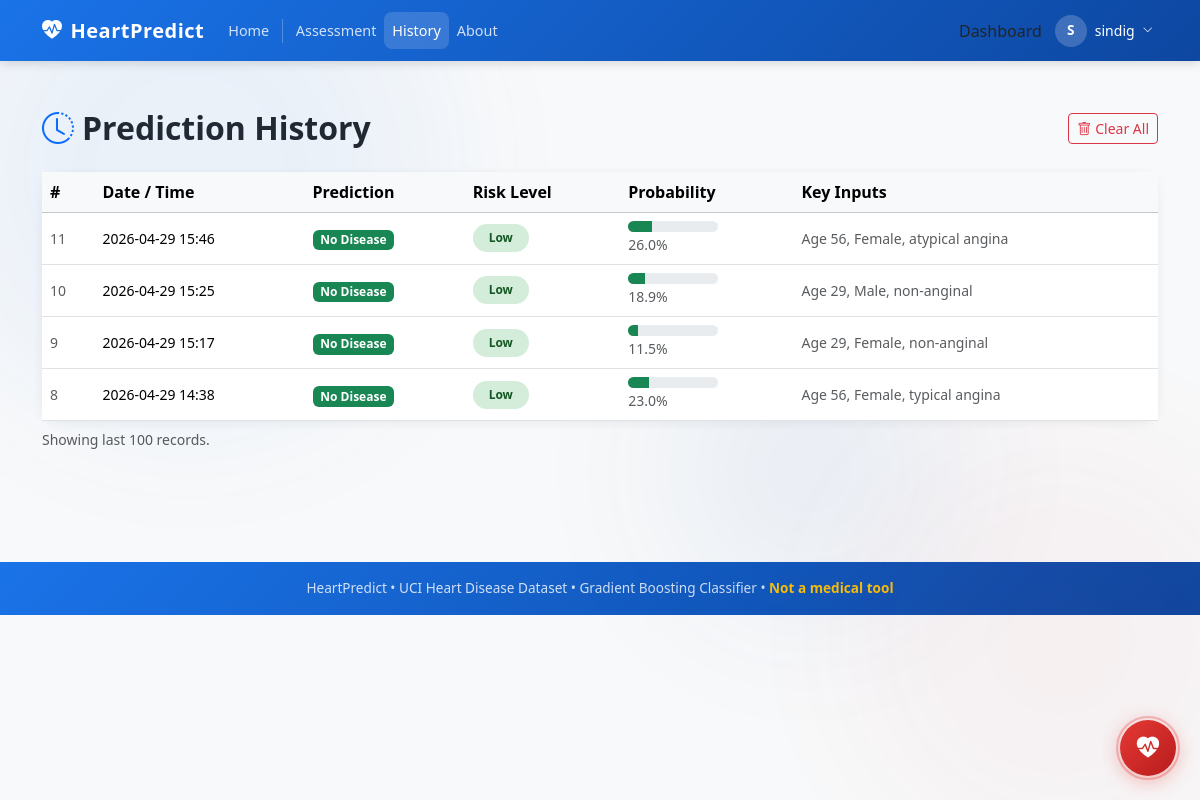
/history (signed in), run on an earlier commit of the app's database.
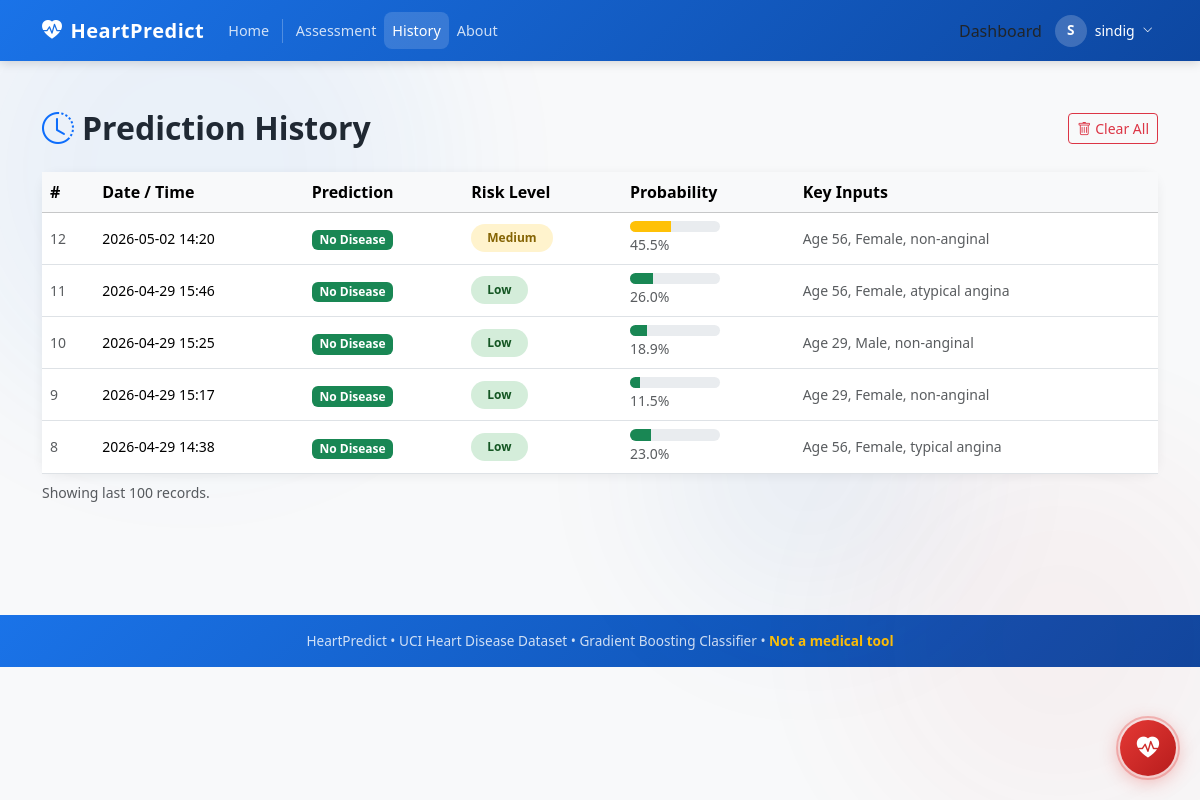
And on a later commit of the database.
### models.py (models this page shows, shortened)
class User(db.Model):
    __tablename__ = "users"
    id           = db.Column(db.Integer, primary_key=True)
    username     = db.Column(db.String(80), unique=True, nullable=False)
    email        = db.Column(db.String(120), unique=True, nullable=False)
    password_hash = db.Column(db.String(256), nullable=False)
    role         = db.Column(db.String(20), nullable=False, default='user')
    status       = db.Column(db.String(20), nullable=False, default='active')
    created_at   = db.Column(db.DateTime, default=datetime.utcnow)
    approved_at  = db.Column(db.DateTime, nullable=True)

class Prediction(db.Model):
    __tablename__ = "predictions"
    id           = db.Column(db.Integer, primary_key=True)
    user_id      = db.Column(db.Integer, db.ForeignKey('users.id'), nullable=True)
    created_at   = db.Column(db.DateTime, default=datetime.utcnow)
    input_data   = db.Column(db.Text, nullable=False)
    prediction   = db.Column(db.Integer, nullable=False)
    probability  = db.Column(db.Float, nullable=False)
    risk_level   = db.Column(db.String(20), nullable=False)
    def to_dict(self):
        import json
        return {
            "id":          self.id,
            "created_at":  self.created_at.strftime("%Y-%m-%d %H:%M"),
            "input_data":  json.loads(self.input_data),
            "prediction":  self.prediction,
            "probability": round(self.probability * 100, 1),
            "risk_level":  self.risk_level,
        }

### app.py (the view)
@app.route("/history")
@login_required
def history():
    if current_user.role == 'admin':
        records = Prediction.query.order_by(Prediction.created_at.desc()).limit(100).all()
    elif current_user.role == 'doctor' and current_user.is_approved_doctor:
        records = Prediction.query.order_by(Prediction.created_at.desc()).limit(100).all()
    else:
        records = Prediction.query.filter_by(user_id=current_user.id).order_by(Prediction.created_at.desc()).limit(100).all()
    return render_template("history.html", records=[r.to_dict() for r in records])

### auth.py (called while the page is built)
@login_manager.user_loader
def load_user(user_id):
    from models import User
    return User.query.get(int(user_id))

### templates/history.html (shortened to what this page needs)
{% extends "base.html" %}
{% block content %}
<div class="container py-5">
  <div class="d-flex justify-content-between align-items-center mb-4">
    <h2 class="fw-bold mb-0">
      <i class="bi bi-clock-history text-primary me-2"></i>Prediction History
    </h2>
    {% if records %}
    <form method="POST" action="{{ url_for('clear_history') }}"
          onsubmit="return confirm('Clear all records?')">
      <button type="submit" class="btn btn-sm btn-outline-danger">
        <i class="bi bi-trash me-1"></i>Clear All
      </button>
    </form>
    {% endif %}
  </div>
  {% if not records %}
    <div class="card text-center p-5 text-muted">
      <i class="bi bi-inbox display-3 mb-3"></i>
      <p class="mb-3">No predictions yet.</p>
      <a href="{{ url_for('predict') }}" class="btn btn-primary">Make First Prediction</a>
    </div>
  {% else %}
    <div class="card">
      <div class="table-responsive">
        <table class="table table-hover align-middle mb-0">
          <thead class="table-light">
            <tr>
              <th>#</th>
              <th>Date / Time</th>
              <th>Prediction</th>
              <th>Risk Level</th>
              <th>Probability</th>
              <th>Key Inputs</th>
            </tr>
          </thead>
          <tbody>
            {% for rec in records %}
            <tr>
              <td class="text-muted small">{{ rec.id }}</td>
              <td class="small">{{ rec.created_at }}</td>
              <td>
                {% if rec.prediction == 1 %}
                  <span class="badge bg-danger">Disease</span>
                {% else %}
                  <span class="badge bg-success">No Disease</span>
                {% endif %}
              </td>
              <td>
                <span class="badge risk-{{ rec.risk_level }} rounded-pill px-3 py-2">
                  {{ rec.risk_level }}
                </span>
              </td>
              <td>
                <div class="progress" style="width:90px; height:.7rem;">
<div class="progress-bar
                      {% if rec.risk_level == 'Low' %}bg-success
                      {% elif rec.risk_level == 'Medium' %}bg-warning
                      {% else %}bg-danger{% endif %}"
                    style="width:{{ rec.probability }}%">
                  </div>
                </div>
                <small class="text-muted">{{ rec.probability }}%</small>
              </td>
              <td class="small text-muted">
                Age {{ rec.input_data.age }},
                {{ rec.input_data.sex }},
                {{ rec.input_data.cp }}
              </td>
            </tr>
            {% endfor %}
          </tbody>
        </table>
      </div>
    </div>
    <p class="text-muted small mt-2">Showing last 100 records.</p>
  {% endif %}
</div>
{% endblock %}

### templates/base.html (shortened to what this page needs)
<!DOCTYPE html>
<html lang="en">
<head>
  <link href="https://cdn.jsdelivr.net/npm/bootstrap@5.3.3/dist/css/bootstrap.min.css"
        rel="stylesheet"/>
  <link href="https://cdn.jsdelivr.net/npm/bootstrap-icons@1.11.3/font/bootstrap-icons.css"
        rel="stylesheet"/>
  <link href="https://unpkg.com/aos@2.3.1/dist/aos.css" rel="stylesheet">
</head>
<body>
<div class="bg-atmosphere">
  <div class="blob"></div>
  <div class="blob"></div>
</div>
<nav class="navbar navbar-expand-lg navbar-dark">
  <div class="container">
    <a href="{{ url_for('index') }}" class="navbar-brand d-flex align-items-center gap-2">
      <i class="bi bi-heart-pulse-fill"></i>
      <span>HeartPredict</span>
    </a>
    <div class="collapse navbar-collapse" id="navMenu">
      <ul class="navbar-nav me-auto">
        <li class="nav-item">
          <a class="nav-link {% if request.endpoint == 'index' %}active{% endif %}"
             href="{{ url_for('index') }}">
            Home
          </a>
        </li>
        {% if current_user.is_authenticated %}
        <li class="nav-item">
          <a class="nav-link {% if request.endpoint == 'predict' %}active{% endif %}"
             href="{{ url_for('predict') }}">
            Assessment
          </a>
        </li>
        <li class="nav-item">
          <a class="nav-link {% if request.endpoint == 'history' %}active{% endif %}"
             href="{{ url_for('history') }}">
            History
          </a>
        </li>
        <li class="nav-item">
          <a class="nav-link {% if request.endpoint == 'about' %}active{% endif %}"
             href="{{ url_for('about') }}">
            About
          </a>
        </li>
        {% endif %}
      </ul>
      {% if current_user.is_authenticated %}
      <div class="d-flex align-items-center gap-2">
        <a href="{{ url_for('dashboard.redirect_dashboard') }}"
           class="nav-link d-none d-lg-block">
          Dashboard
        </a>
        <div class="dropdown">
          <button class="btn btn-link text-white text-decoration-none d-flex align-items-center gap-2 p-1"
                  data-bs-toggle="dropdown" aria-expanded="false">
            <div class="user-avatar">
              {{ current_user.username[0] | upper }}
            </div>
            <span class="d-none d-sm-inline small">{{ current_user.username }}</span>
            <i class="bi bi-chevron-down" style="font-size:0.65rem"></i>
          </button>
        </div>
      </div>
      {% else %}
      <div class="d-flex gap-2">
        <a href="{{ url_for('auth.login') }}" class="btn btn-nav-login">Login</a>
        <a href="{{ url_for('auth.register') }}" class="btn btn-light btn-sm px-3" style="border-radius:0.5rem;font-weight:500">Register</a>
      </div>
      {% endif %}
    </div>
  </div>
</nav>
<main class="pb-5">
  {% block content %}{% endblock %}
</main>
<footer class="py-3 text-center">
  <div class="container">
    <p class="mb-0">
      HeartPredict &bull; UCI Heart Disease Dataset &bull; Gradient Boosting Classifier
      &bull; <span class="text-warning fw-semibold">Not a medical tool</span>
    </p>
  </div>
</footer>
{% if current_user.is_authenticated %}
<div class="chat-fab" id="chatFab">
  <button class="fab-btn" id="chatFabBtn" aria-label="Open Heart Health Assistant">
    <i class="bi bi-heart-pulse-fill"></i>
    <span class="pulse-ring"></span>
  </button>
</div>
{% endif %}
</body>
</html>

### templates/base.html (style rules this page uses)
:root { --primary-color: #1a73e8; --primary-dark: #0d47a1; --accent-red: #c62828; --transition-smooth: cubic-bezier(0.34, 1.56, 0.64, 1); --transition-spring: cubic-bezier(0.175, 0.885, 0.32, 1.275); }
html { scroll-behavior: smooth; }
body { background: #f8f9fa; overflow-x: hidden; }
.bg-atmosphere { position: fixed; inset: 0; pointer-events: none; z-index: 0; overflow: hidden; }
.bg-atmosphere .blob { position: absolute; border-radius: 50%; filter: blur(80px); opacity: 0.06; animation: blobDrift 20s ease-in-out infinite; }
.bg-atmosphere .blob:nth-child(2) { width: 400px; height: 400px; background: var(--accent-red); bottom: -5%; right: -5%; animation-delay: -7s; opacity: 0.04; }
.card { border: none; border-radius: 1rem; box-shadow: 0 2px 12px rgba(0,0,0,.06); transition: transform 0.35s var(--transition-smooth), box-shadow 0.35s var(--transition-smooth); }
.risk-Low { background: #d4edda; color: #155724; }
.risk-Medium { background: #fff3cd; color: #856404; }
.progress .progress-bar { transition: width 1.2s var(--transition-spring); }
.btn { transition: all 0.3s var(--transition-smooth); }
footer { background: linear-gradient(135deg, var(--primary-color) 0%, var(--primary-dark) 100%); color: rgba(255,255,255,0.8); font-size: .85rem; }
.chat-fab { position: fixed; bottom: 1.5rem; right: 1.5rem; z-index: 1055; }
.chat-fab .fab-btn { width: 56px; height: 56px; border-radius: 50%; background: linear-gradient(135deg, #E53935, #B71C1C); border: none; color: #fff; display: flex; align-items: center; justify-content: center; font-size: 1.4rem; cursor: pointer; box-shadow: 0 4px 20px rgba(229,57,53,0.4); transition: transform 0.3s cubic-bezier(0.34,1.56,0.64,1), box-shadow 0.3s ease; position: relative; }
.chat-fab .fab-btn .pulse-ring { position: absolute; inset: -4px; border-radius: 50%; border: 2px solid rgba(229,57,53,0.3); animation: fabPulse 2s ease-out infinite; }
.navbar { background: linear-gradient(135deg, var(--primary-color) 0%, var(--primary-dark) 100%); box-shadow: 0 2px 10px rgba(0,0,0,0.15); padding: 0.6rem 0; transition: padding 0.3s var(--transition-smooth), box-shadow 0.3s var(--transition-smooth); }
.navbar-brand { font-weight: 700; letter-spacing: 0.5px; transition: font-size 0.3s var(--transition-smooth); }
.navbar-nav .nav-link { font-weight: 500; color: rgba(255,255,255,0.8); padding: 0.5rem 0.85rem; border-radius: 0.5rem; transition: all 0.2s; font-size: 0.9rem; }
.navbar-nav .nav-link:hover, .navbar-nav .nav-link.active { background: rgba(255,255,255,0.15); color: #fff; }
.user-avatar { width: 32px; height: 32px; background: rgba(255,255,255,0.2); border-radius: 50%; display: flex; align-items: center; justify-content: center; font-size: 0.85rem; font-weight: 600; color: #fff; }

What changed in the data, as far as the page shows it:
added Prediction: id "12", created_at "2026-05-02 14:20", risk_level "Medium", probability "45.5", input_data.age "56", input_data.sex "Female", input_data.cp "non-anginal"
